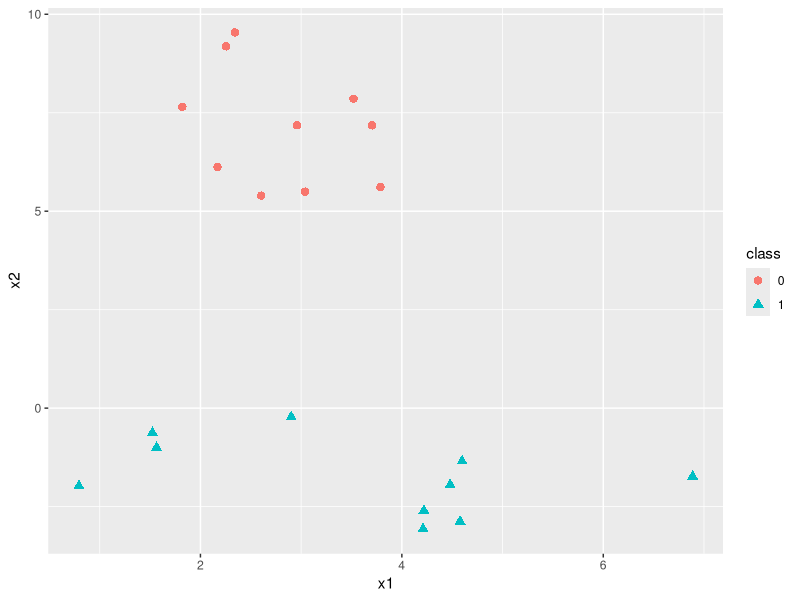

Here is the R script that generated this plot: (Note: this script raises an error after producing the figure.)
# This experiment aims at demonstrating how we can plot the Bayes decision boundary
# for a two-category two-dimensional data. The data is sampled from two bivariate
# Gaussian distributions with different means and identical covariance matrix.
# 
# To plot the decision boundary, we need to calculate the probability P(x | y = 0) 
# and P(x | y =1) by using the bivariate probability density function. It can be 
# observed that the decision boundary is the contour where two distributions
# intersect each other. All points along the contour have P(x | y = 0) - P(x | y = 1) = 0
################################################################################
# Load library
################################################################################
library(MASS) #mvrnorm
library(ggplot2) #plot

set.seed(123456)
################################################################################
# Simulate data
################################################################################
# Means
mu_0 <- c(3, 6)
mu_1 <- c(3, -2)

# Covariance matrices
sigma_1 <- matrix(c(1/2, 0, 0, 2), nrow = 2, ncol = 2, byrow = 2)
sigma_2 <- matrix(c(2, 0, 0, 2), nrow = 2, ncol = 2, byrow = 2)

# Sample 10 points from two distributions
mu_sample_0 <- mvrnorm(n = 10, mu = mu_0, Sigma = sigma_1) #class 0
mu_sample_1 <- mvrnorm(n = 10, mu = mu_1, Sigma = sigma_2) #class 1 

# Combine sampling data points
dt <- rbind(mu_sample_0, mu_sample_1) 
dt <- as.data.frame(dt)
names(dt) <- c("x1", "x2")
class <- rep(c(0, 1), each = 10)
dt <- cbind(dt, class)
dt$class <- as.factor(dt$class)

# Point plot
ggplot() +
  geom_point(dt, mapping = aes(x = x1, y = x2, colour = class, shape = class), size = 2.5)

################################################################################
# Bayes decision boundary
################################################################################
# Calculate P(x | y = 0) - P(x | y = 1)
range_of_x <- c(min(mu_sample_0, mu_sample_1), max(mu_sample_0, mu_sample_1)) # get
                            # min and max of the data points
points <- seq(range_of_x[1], range_of_x[2], by = 0.001) #generate points 
                            #that belong to the range
grid <- expand.grid(points, points) #create a grid of the corresponding plot 
                                    #and find points where P(x | y = 0) - P(x | y = 1) = 0
grid <- as.matrix(grid) #conver to matrix for math manipulation
mu_0 <- matrix(mu_0, nrow = 2)
mu_1 <- matrix(mu_1, nrow = 2)

prob <- vector()
for (i in 1:nrow(grid)) {
  x <- grid[i, ] #get point x
  x_prob_0 <- exp(-0.5 * t(x - mu_0) %*% solve(sigma_1) %*% (x - mu_0)) #P(x|y = 0)
  x_prob_1 <- exp(-0.5 * t(x - mu_1) %*% solve(sigma_2) %*% (x - mu_1)) #P(x|y = 1)
  prob <- c(prob, x_prob_0 - x_prob_1) ##P(x|y = 0) - #P(x|y = 1)
}

grid <- as.data.frame(grid)
grid$prob <- prob #store prob in dt
grid$pred <- ifelse(prob >= 0, 0, 1) #prediction by minimizing the probability of error 
                                    #(i.e., Bayes decision rule)

# Plot
ggplot() +
  geom_point(dt, mapping = aes(x = x1, y = x2, colour = class, shape = class), size = 2.5) +
  geom_contour(data = grid, mapping = aes(x = Var1, y = Var2, z = pred), size = 0.6)

